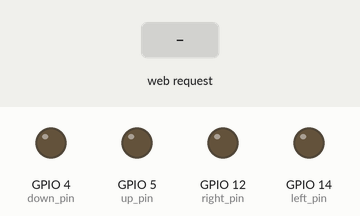
This sketch was run on a simulated ESP8266 (NodeMCU). Parts: output pins drawn as LEDs (lit = HIGH). The test bench sets the inputs (shaded band). WiFi joins after 1.5 s; servers stay silent unless stated; what the sketch prints to the serial monitor is not drawn.

Above: at 2.7 s.
2.8 s: HTTP request GET /up received
At 3.7 s:
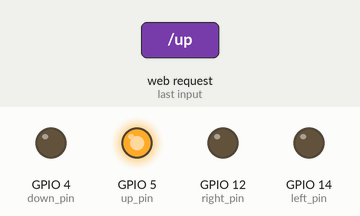
4.3 s: HTTP request GET /down received
At 4.8 s:
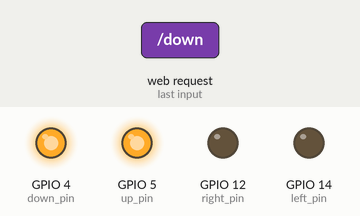
5.8 s: HTTP request GET /left received
At 7.0 s:
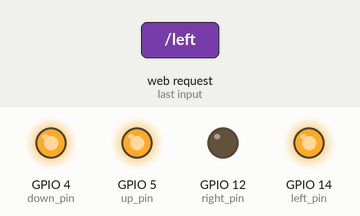
7.3 s: HTTP request GET /right received
At 8.4 s:
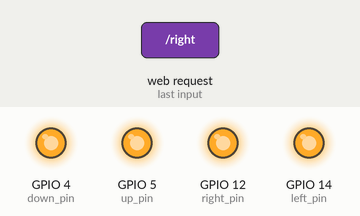
Timing chart, 0 to 9.8 s (numbered marks = the images above; inputs shaded):
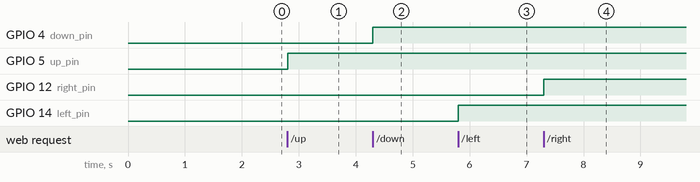

Measured:
- after the input at 2.8 s, GPIO 5 (up_pin): LOW → HIGH at once
- after the input at 4.3 s, GPIO 4 (down_pin): LOW → HIGH at once
- after the input at 5.8 s, GPIO 14 (left_pin): LOW → HIGH at once
- after the input at 7.3 s, GPIO 12 (right_pin): LOW → HIGH at once

The sketch:

demoWebserver.ino
```cpp
#include <ESP8266WiFi.h>

// Thong so WiFi
const char* ssid = "Phong Ky Thuat";
const char* password = "123456789";

// Tao server
WiFiServer server(80);

// Pin
int up_pin = 5;
int down_pin = 4;
int left_pin = 14;
int right_pin = 12;

void setup() {

  // Khoi dong Serial
  Serial.begin(115200);
  delay(10);

  // Khai bao GPIO5
  pinMode(up_pin, OUTPUT);
  digitalWrite(up_pin, 0);

  pinMode(down_pin, OUTPUT);
  digitalWrite(down_pin, 0);

  pinMode(left_pin, OUTPUT);
  digitalWrite(left_pin, 0);

  pinMode(right_pin, OUTPUT);
  digitalWrite(right_pin, 0);

  // Ket noi toi mang WiFi
  Serial.println();
  Serial.println();
  Serial.print("Dang ket noi toi mang ");
  Serial.println(ssid);

  WiFi.begin(ssid, password);

  while (WiFi.status() != WL_CONNECTED) {
    delay(500);
    Serial.print(".");
  }
  Serial.println("");
  Serial.println("Da ket noi WiFi");

  // Khoi dong server
  server.begin();
  Serial.println("Khoi dong Server");

  // In dia chi IP
  Serial.println(WiFi.localIP());
}

void loop() {

  // Kiem tra neu co client ket noi
  WiFiClient client = server.available();
  if (!client) {
    return;
  }

  // Doi client gui data
  Serial.println("Co client moi");
  while(!client.available()){
    delay(1);
  }

  // Doc yeu cau tu client
  String req = client.readStringUntil('\r');
  Serial.println(req);
  client.flush();

  // Kiem tra yeu cau la gi
  if (req.indexOf("/up") != -1){
    digitalWrite(up_pin, 1);
    Serial.println("up");
  }
  else if (req.indexOf("/down") != -1) {
    digitalWrite(down_pin, 1);
    Serial.println("down");
  }
  else if (req.indexOf("/left") != -1) {
    digitalWrite(left_pin, 1);
    Serial.println("left");
  }
  else if (req.indexOf("/right") != -1) {
    digitalWrite(right_pin, 1);
    Serial.println("right");
  }

  client.flush();

  // Chuan bi thong tin phan hoi
  String s = "HTTP/1.1 200 OK\r\nContent-Type: text/html\r\n\r\n";
  s += "<head>";
  s += "<meta name=\"viewport\" content=\"width=device-width, initial-scale=1\">";
  s += "<script src=\"https://code.jquery.com/jquery-2.1.3.min.js\"></script>";
  s += "<link rel=\"stylesheet\" href=\"https://maxcdn.bootstrapcdn.com/bootstrap/3.3.4/css/bootstrap.min.css\">";
  s += "</head>";
  s += "<div class=\"container\">";
  s += "<h1>Controller</h1>";
  s += "<div class=\"row\">";
  s += "<div class=\"col-md-1\"><input type=\"button\" value=\"up\" onclick=\"up()\"></div>";
  s += "<div class=\"col-md-1\"><input type=\"button\" value=\"down\" onclick=\"down()\"></div>";
  s += "<div class=\"col-md-1\"><input type=\"button\" value=\"left\" onclick=\"left()\"></div>";
  s += "<div class=\"col-md-1\"><input type=\"button\" value=\"right\" onclick=\"right()\"></div>";
  s += "</div></div>";
//  s += "</div>";
  s += "<script>function up() {$.get(\"/up\");}</script>";
  s += "<script>function down() {$.get(\"/down\");}</script>";
  s += "<script>function left() {$.get(\"/left\");}</script>";
  s += "<script>function right() {$.get(\"/right\");}</script>";

  // Gui thong tin cho client
  client.print(s);
  delay(1);
  Serial.println("Ngat ket noi Client");

}
```
